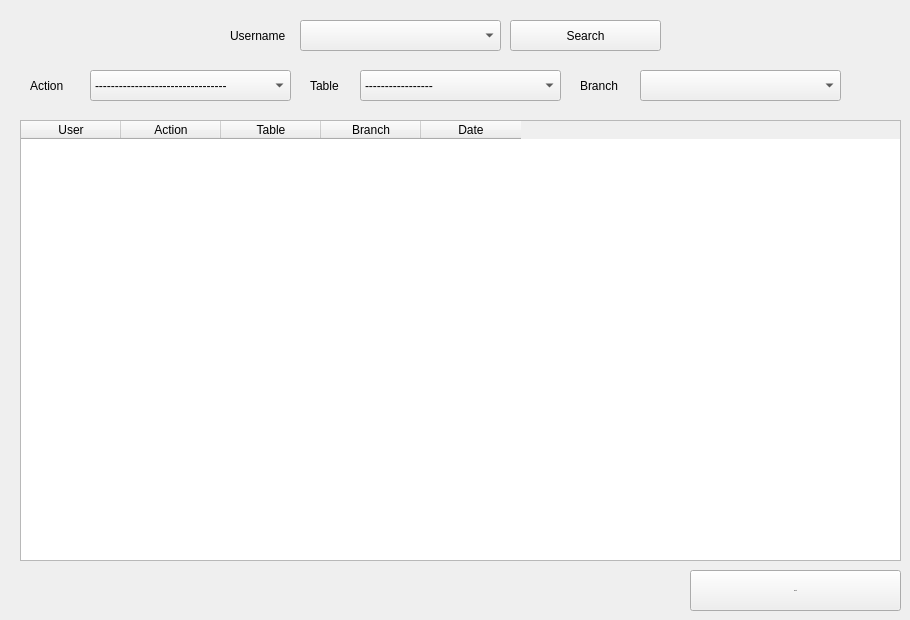
    <widget class="QWidget" name="tab_5">
     <attribute name="title">
      <string>Page</string>
     </attribute>
     <widget class="QTableWidget" name="tableWidget_4">
      <property name="geometry">
       <rect>
        <x>20</x>
        <y>120</y>
        <width>881</width>
        <height>441</height>
       </rect>
      </property>
      <column>
       <property name="text">
        <string>User</string>
       </property>
      </column>
      <column>
       <property name="text">
        <string>Action</string>
       </property>
      </column>
      <column>
       <property name="text">
        <string>Table</string>
       </property>
      </column>
      <column>
       <property name="text">
        <string>Branch</string>
       </property>
      </column>
      <column>
       <property name="text">
        <string>Date</string>
       </property>
      </column>
     </widget>
     <widget class="QPushButton" name="pushButton_23">
      <property name="geometry">
       <rect>
        <x>510</x>
        <y>20</y>
        <width>151</width>
        <height>31</height>
       </rect>
      </property>
      <property name="text">
       <string>Search</string>
      </property>
     </widget>
     <widget class="QComboBox" name="comboBox_14">
      <property name="geometry">
       <rect>
        <x>90</x>
        <y>70</y>
        <width>201</width>
        <height>31</height>
       </rect>
      </property>
      <item>
       <property name="text">
        <string>---------------------------------</string>
       </property>
      </item>
      <item>
       <property name="text">
        <string>Login</string>
       </property>
      </item>
      <item>
       <property name="text">
        <string>Logout</string>
       </property>
      </item>
      <item>
       <property name="text">
        <string>Add</string>
       </property>
      </item>
      <item>
       <property name="text">
        <string>Edit</string>
       </property>
      </item>
      <item>
       <property name="text">
        <string>Delete</string>
       </property>
      </item>
      <item>
       <property name="text">
        <string>Search</string>
       </property>
      </item>
     </widget>
     <widget class="QLabel" name="label_24">
      <property name="geometry">
       <rect>
        <x>30</x>
        <y>70</y>
        <width>51</width>
        <height>31</height>
       </rect>
      </property>
      <property name="text">
       <string>Action</string>
      </property>
     </widget>
     <widget class="QLabel" name="label_25">
      <property name="geometry">
       <rect>
        <x>310</x>
        <y>70</y>
        <width>51</width>
        <height>31</height>
       </rect>
      </property>
      <property name="text">
       <string>Table</string>
      </property>
     </widget>
     <widget class="QComboBox" name="comboBox_15">
      <property name="geometry">
       <rect>
        <x>360</x>
        <y>70</y>
        <width>201</width>
        <height>31</height>
       </rect>
      </property>
      <item>
       <property name="text">
        <string>-----------------</string>
       </property>
      </item>
      <item>
       <property name="text">
        <string>Books</string>
       </property>
      </item>
      <item>
       <property name="text">
        <string>Clients</string>
       </property>
      </item>
      <item>
       <property name="text">
        <string>Branch</string>
       </property>
      </item>
      <item>
       <property name="text">
        <string>Category</string>
       </property>
      </item>
      <item>
       <property name="text">
        <string>Publisher</string>
       </property>
      </item>
      <item>
       <property name="text">
        <string>Author</string>
       </property>
      </item>
      <item>
       <property name="text">
        <string>Employee</string>
       </property>
      </item>
      <item>
       <property name="text">
        <string>Daily Movements</string>
       </property>
      </item>
      <item>
       <property name="text">
        <string>History</string>
       </property>
      </item>
     </widget>
     <widget class="QLabel" name="label_26">
      <property name="geometry">
       <rect>
        <x>580</x>
        <y>70</y>
        <width>51</width>
        <height>31</height>
       </rect>
      </property>
      <property name="text">
       <string>Branch</string>
      </property>
     </widget>
     <widget class="QComboBox" name="comboBox_16">
      <property name="geometry">
       <rect>
        <x>640</x>
        <y>70</y>
        <width>201</width>
        <height>31</height>
       </rect>
      </property>
     </widget>
     <widget class="QPushButton" name="pushButton_42">
      <property name="enabled">
       <bool>true</bool>
      </property>
      <property name="geometry">
       <rect>
        <x>690</x>
        <y>570</y>
        <width>211</width>
        <height>41</height>
       </rect>
      </property>
      <property name="font">
       <font>
        <pointsize>-1</pointsize>
       </font>
      </property>
      <property name="text">
       <string>Export</string>
      </property>
     </widget>
     <widget class="QLabel" name="label_64">
      <property name="geometry">
       <rect>
        <x>230</x>
        <y>20</y>
        <width>61</width>
        <height>31</height>
       </rect>
      </property>
      <property name="text">
       <string>Username</string>
      </property>
     </widget>
     <widget class="QComboBox" name="comboBox_23">
      <property name="geometry">
       <rect>
        <x>300</x>
        <y>20</y>
        <width>201</width>
        <height>31</height>
       </rect>
      </property>
     </widget>
    </widget>
